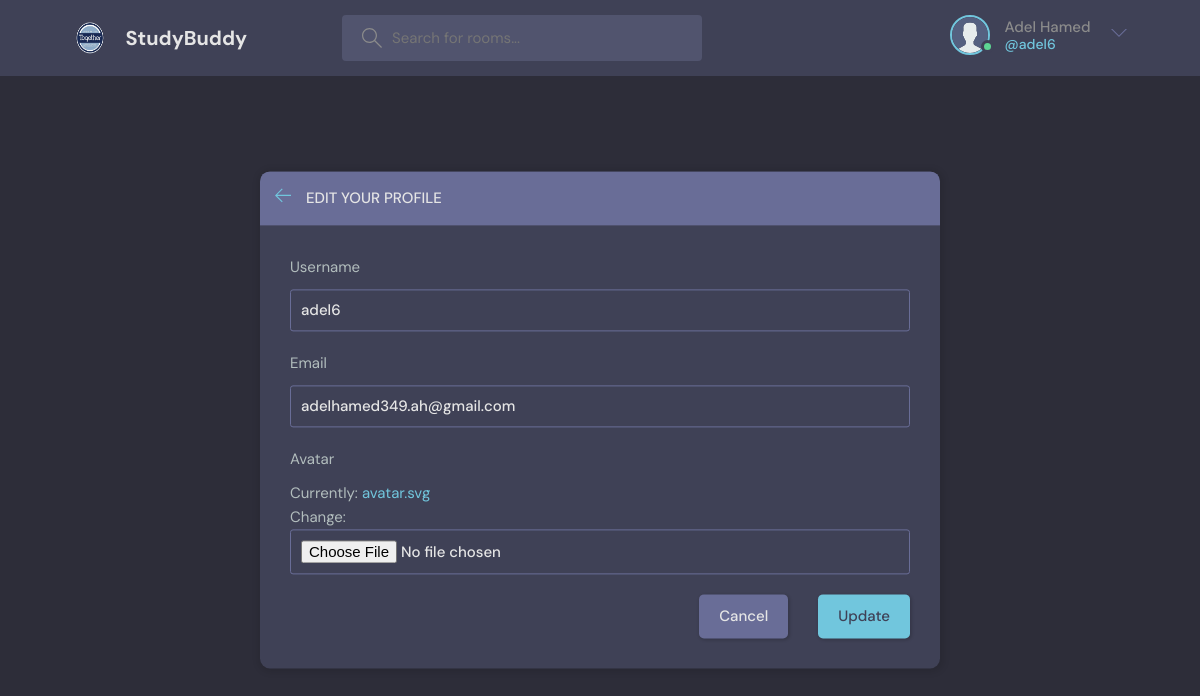
The app's page /update-profile/1 (signed in), older data.
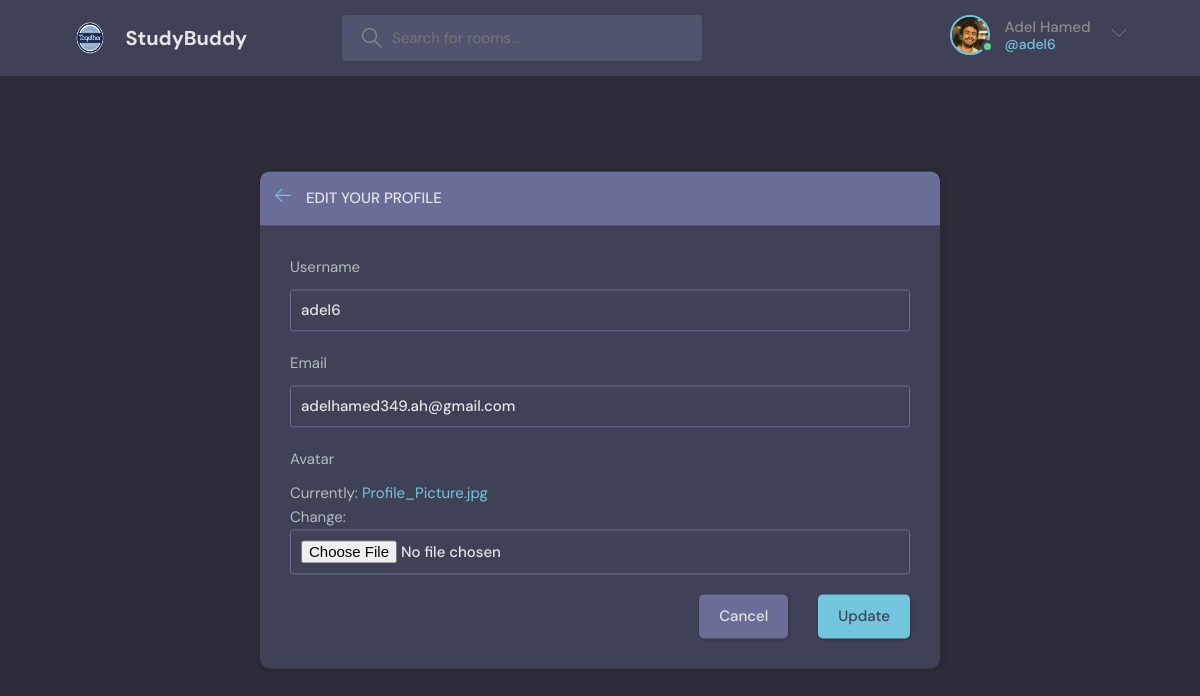
The same page, newer data.
### main/models.py (models this page shows)
class User(AbstractUser):
    name = models.CharField(max_length=200, null=True)
    email = models.EmailField(unique=True, null=True)
    bio = models.TextField(null=True)
    avatar = models.ImageField(null=True, default='avatar.svg')
    REQUIRED_FIELDS = []

### main/views.py (the view, shortened to what this page needs)
# urls.py: path('update-profile/<str:pk>', views.update_profile, name='update-profile'),
@login_required(login_url='login')
def update_profile(request, pk):
    user = request.user
    form = UserForm(instance=user)
    context = {'form': form}
    return render(request, 'main/update-user.html', context)

### main/room_form.py
class UserForm(ModelForm):
    class Meta:
        model = User
        fields = ['username', 'email', 'avatar']

### main/templates/main/update-user.html (shortened to what this page needs)
{% extends 'main/main.html' %}
{% load static %}
{% block content %}
  <main class="update-account layout">
      <div class="container">
          <div class="layout__box">
              <div class="layout__boxHeader">
                  <div class="layout__boxTitle">
                      <a href="{% url 'profile' request.user.id %}">
                          <svg version="1.1" xmlns="http://www.w3.org/2000/svg" width="32" height="32"
                              viewBox="0 0 32 32">
                              <title>arrow-left</title>
                              <path
                                  d="M13.723 2.286l-13.723 13.714 13.719 13.714 1.616-1.611-10.96-10.96h27.625v-2.286h-27.625l10.965-10.965-1.616-1.607z">
                              </path>
                          </svg>
                      </a>
                      <h3>Edit your profile</h3>
                  </div>
              </div>
              <div class="layout__body">
                  <form class="form" method="POST" action="">
                      {% for field in form %}
                      <div class="form__group">
                          <label for="profile_pic">{{ field.label }}</label>
                          {{ field }}
                      </div>
                      {% endfor %}
                      <div class="form__action">
                          <a class="btn btn--dark" href="{% url 'profile' request.user.id %}">Cancel</a>
                          <button class="btn btn--main" type="submit">Update</button>
                      </div>
                  </form>
              </div>
          </div>
      </div>
  </main>
{% endblock %}

### main/templates/main/navbar.html (shortened to what this page needs)
{% load static %}
<header class="header header--loggedIn">
  <div class="container">
    <a href="/" class="header__logo">
      <img src="{% static 'images/together-logo.png' %}" />
      <h1>StudyBuddy</h1>
    </a>
    <form method="GET" action="{% url 'home' %}" class="header__search">
      <label>
        <input name="q" placeholder="Search for rooms..." />
      </label>
    </form>
    <nav class="header__menu">
      {% if request.user.is_authenticated %}
      <div class="header__user">
        <a href="{% url 'profile' request.user.id %}">
          <div class="avatar avatar--medium active">
            <img src="{{ request.user.avatar.url }}" />
          </div>
          <p>{{ request.user.first_name }} {{request.user.last_name}} <span>@{{ request.user.username }}</span></p>
        </a>
        <button class="dropdown-button">
          <svg version="1.1" xmlns="http://www.w3.org/2000/svg" width="32" height="32" viewBox="0 0 32 32">
            <title>chevron-down</title>
            <path d="M16 21l-13-13h-3l16 16 16-16h-3l-13 13z"></path>
          </svg>
        </button>
      </div>
      {% else %}
      <a href="{% url 'login' %}">
        <img src="{% static 'images/avatar.svg' %}" />
        <p>Login/Register</p>
      </a>
      {% endif %}
    </nav>
  </div>
</header>

Row changes from the older to the newer data that the page shows:
changed User "Adel": user.avatar: picture added in place of a placeholder
Text that changed along with them:
text no longer shown: "Currently: avatar.svg Change:"
text now shown: "Currently: Profile_Picture.jpg Change:"
